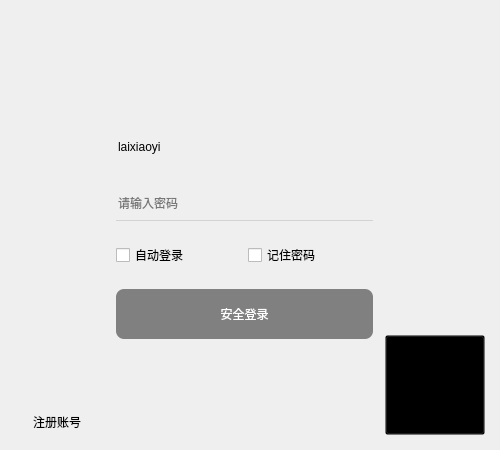
<?xml version="1.0" encoding="UTF-8"?>
<ui version="4.0">
 <class>Form</class>
 <widget class="QWidget" name="Form">
  <property name="geometry">
   <rect>
    <x>0</x>
    <y>0</y>
    <width>500</width>
    <height>450</height>
   </rect>
  </property>
  <property name="minimumSize">
   <size>
    <width>500</width>
    <height>30</height>
   </size>
  </property>
  <property name="maximumSize">
   <size>
    <width>500</width>
    <height>450</height>
   </size>
  </property>
  <property name="windowTitle">
   <string>登录界面</string>
  </property>
  <layout class="QVBoxLayout" name="verticalLayout" stretch="1,3">
   <property name="spacing">
    <number>0</number>
   </property>
   <property name="leftMargin">
    <number>0</number>
   </property>
   <property name="topMargin">
    <number>0</number>
   </property>
   <property name="rightMargin">
    <number>0</number>
   </property>
   <property name="bottomMargin">
    <number>0</number>
   </property>
   <item>
    <widget class="QWidget" name="widget" native="true">
     <layout class="QHBoxLayout" name="horizontalLayout_2" stretch="0,0">
      <property name="spacing">
       <number>0</number>
      </property>
      <property name="leftMargin">
       <number>10</number>
      </property>
      <property name="topMargin">
       <number>10</number>
      </property>
      <property name="rightMargin">
       <number>0</number>
      </property>
      <property name="bottomMargin">
       <number>0</number>
      </property>
      <item>
       <widget class="QLabel" name="loginTopBgLabel">
        <property name="minimumSize">
         <size>
          <width>80</width>
          <height>80</height>
         </size>
        </property>
        <property name="maximumSize">
         <size>
          <width>80</width>
          <height>80</height>
         </size>
        </property>
        <property name="styleSheet">
         <string notr="true">
border-image: url(:/login/images/嫩芽logo.png);</string>
        </property>
        <property name="text">
         <string/>
        </property>
       </widget>
      </item>
      <item>
       <spacer name="horizontalSpacer">
        <property name="orientation">
         <enum>Qt::Horizontal</enum>
        </property>
        <property name="sizeHint" stdset="0">
         <size>
          <width>40</width>
          <height>20</height>
         </size>
        </property>
       </spacer>
      </item>
     </layout>
    </widget>
   </item>
   <item>
    <widget class="QWidget" name="loginBottom" native="true">
     <layout class="QHBoxLayout" name="horizontalLayout" stretch="2,6,2">
      <property name="spacing">
       <number>0</number>
      </property>
      <property name="leftMargin">
       <number>10</number>
      </property>
      <property name="topMargin">
       <number>0</number>
      </property>
      <property name="rightMargin">
       <number>15</number>
      </property>
      <property name="bottomMargin">
       <number>15</number>
      </property>
      <item alignment="Qt::AlignHCenter|Qt::AlignBottom">
       <widget class="QPushButton" name="pushButton">
        <property name="styleSheet">
         <string notr="true">QPushButton{
	
	font: 14pt &quot;楷体&quot;;
}
QPushButton:hover{
	background-color: rgb(72,203,250);
}
QPushButton:pressed{
	background-color: rgb(85,85,255);
}
</string>
        </property>
        <property name="text">
         <string>注册账号</string>
        </property>
        <property name="flat">
         <bool>true</bool>
        </property>
       </widget>
      </item>
      <item>
       <widget class="QWidget" name="widget_5" native="true">
        <property name="minimumSize">
         <size>
          <width>0</width>
          <height>30</height>
         </size>
        </property>
        <layout class="QGridLayout" name="gridLayout">
         <property name="leftMargin">
          <number>12</number>
         </property>
         <property name="topMargin">
          <number>0</number>
         </property>
         <property name="rightMargin">
          <number>12</number>
         </property>
         <property name="bottomMargin">
          <number>80</number>
         </property>
         <item row="0" column="0" colspan="2">
          <widget class="QComboBox" name="accountCb">
           <property name="minimumSize">
            <size>
             <width>0</width>
             <height>35</height>
            </size>
           </property>
           <property name="styleSheet">
            <string notr="true">QComboBox{
	font: 20pt &quot;Forte&quot;;
	background-color:transparent;
	border:none;
	border-buttom:1px solid lightgray;
}
QComboBox::hover{
	border-bottom:1px solid gray;
}
QComboBox::focus{
	border-bottom:1px solid rgb(18,183,245);
}
QComboBox::drop-down{
	background-color:transparent;
 	width:60px;
	height:40px;
}
QComboBox::down-arrow{
	
	
	image: url(:/login/images/向下箭头.png);
	width:60px;
	height:20px;
}
QComboBox QAbstractItemView{
	min-height:60px;
}
QComboBox QAbstractItemView:item{
	color:lightblue;
}</string>
           </property>
           <property name="editable">
            <bool>true</bool>
           </property>
           <item>
            <property name="text">
             <string>laixiaoyi</string>
            </property>
            <property name="icon">
             <iconset resource="../images.qrc">
              <normaloff>:/login/images/宇智波鼬.jpg</normaloff>:/login/images/宇智波鼬.jpg</iconset>
            </property>
           </item>
           <item>
            <property name="text">
             <string>louis_lai</string>
            </property>
            <property name="icon">
             <iconset resource="../images.qrc">
              <normaloff>:/login/images/宇智波鼬.jpg</normaloff>:/login/images/宇智波鼬.jpg</iconset>
            </property>
           </item>
          </widget>
         </item>
         <item row="1" column="0" colspan="2">
          <widget class="QLineEdit" name="pwdEdit">
           <property name="minimumSize">
            <size>
             <width>0</width>
             <height>35</height>
            </size>
           </property>
           <property name="styleSheet">
            <string notr="true">QLineEdit{
	border:none;
	border-bottom:1px solid lightgray;
	font: 20pt &quot;Forte&quot;;
	background-color:transparent;

}
QLineEdit:hover{
	border-bottom:1px solid gray;
}
QLineEdit:focus{
	border-bottom:1px solid rgb(18,183,245);
}</string>
           </property>
           <property name="echoMode">
            <enum>QLineEdit::Password</enum>
           </property>
           <property name="placeholderText">
            <string>请输入密码</string>
           </property>
           <property name="clearButtonEnabled">
            <bool>true</bool>
           </property>
          </widget>
         </item>
         <item row="2" column="0">
          <widget class="QCheckBox" name="autoLoginCb">
           <property name="text">
            <string>自动登录</string>
           </property>
          </widget>
         </item>
         <item row="2" column="1">
          <widget class="QCheckBox" name="remmeberPwdCb">
           <property name="text">
            <string>记住密码</string>
           </property>
          </widget>
         </item>
         <item row="3" column="0" colspan="2">
          <widget class="QPushButton" name="loginBtn">
           <property name="enabled">
            <bool>false</bool>
           </property>
           <property name="minimumSize">
            <size>
             <width>0</width>
             <height>50</height>
            </size>
           </property>
           <property name="styleSheet">
            <string notr="true">QPushButton{
	background-color: rgb(33,174,250);
	border-radius:8px;
	color:white;
}
QPushButton:hover{
	background-color: rgb(72,203,250);
}
QPushButton:pressed{
	background-color: rgb(85,85,255);
}
QPushButton:disabled{
	background-color: gray;
}</string>
           </property>
           <property name="text">
            <string>安全登录</string>
           </property>
           <property name="icon">
            <iconset resource="../images.qrc">
             <normaloff>:/login/images/好护盾.png</normaloff>:/login/images/好护盾.png</iconset>
           </property>
           <property name="iconSize">
            <size>
             <width>32</width>
             <height>32</height>
            </size>
           </property>
          </widget>
         </item>
        </layout>
       </widget>
      </item>
      <item alignment="Qt::AlignHCenter|Qt::AlignBottom">
       <widget class="QPushButton" name="pushButton_2">
        <property name="minimumSize">
         <size>
          <width>100</width>
          <height>100</height>
         </size>
        </property>
        <property name="maximumSize">
         <size>
          <width>100</width>
          <height>100</height>
         </size>
        </property>
        <property name="styleSheet">
         <string notr="true">background-color:transparent;
border-image: url(:/login/images/二维码.jpeg);</string>
        </property>
        <property name="text">
         <string/>
        </property>
       </widget>
      </item>
     </layout>
    </widget>
   </item>
  </layout>
 </widget>
 <resources>
  <include location="../images.qrc"/>
 </resources>
 <connections>
  <connection>
   <sender>pushButton</sender>
   <signal>clicked()</signal>
   <receiver>Form</receiver>
   <slot>show_register_pane()</slot>
   <hints>
    <hint type="sourcelabel">
     <x>56</x>
     <y>421</y>
    </hint>
    <hint type="destinationlabel">
     <x>-46</x>
     <y>423</y>
    </hint>
   </hints>
  </connection>
  <connection>
   <sender>pushButton_2</sender>
   <signal>clicked()</signal>
   <receiver>Form</receiver>
   <slot>open_link()</slot>
   <hints>
    <hint type="sourcelabel">
     <x>450</x>
     <y>385</y>
    </hint>
    <hint type="destinationlabel">
     <x>524</x>
     <y>389</y>
    </hint>
   </hints>
  </connection>
  <connection>
   <sender>accountCb</sender>
   <signal>editTextChanged(QString)</signal>
   <receiver>Form</receiver>
   <slot>enable_login_btn()</slot>
   <hints>
    <hint type="sourcelabel">
     <x>291</x>
     <y>146</y>
    </hint>
    <hint type="destinationlabel">
     <x>541</x>
     <y>152</y>
    </hint>
   </hints>
  </connection>
  <connection>
   <sender>pwdEdit</sender>
   <signal>textChanged(QString)</signal>
   <receiver>Form</receiver>
   <slot>enable_login_btn()</slot>
   <hints>
    <hint type="sourcelabel">
     <x>301</x>
     <y>205</y>
    </hint>
    <hint type="destinationlabel">
     <x>533</x>
     <y>208</y>
    </hint>
   </hints>
  </connection>
  <connection>
   <sender>loginBtn</sender>
   <signal>clicked()</signal>
   <receiver>Form</receiver>
   <slot>check_login()</slot>
   <hints>
    <hint type="sourcelabel">
     <x>316</x>
     <y>320</y>
    </hint>
    <hint type="destinationlabel">
     <x>543</x>
     <y>306</y>
    </hint>
   </hints>
  </connection>
  <connection>
   <sender>autoLoginCb</sender>
   <signal>clicked(bool)</signal>
   <receiver>Form</receiver>
   <slot>auto_login()</slot>
   <hints>
    <hint type="sourcelabel">
     <x>172</x>
     <y>255</y>
    </hint>
    <hint type="destinationlabel">
     <x>-34</x>
     <y>254</y>
    </hint>
   </hints>
  </connection>
  <connection>
   <sender>remmeberPwdCb</sender>
   <signal>clicked(bool)</signal>
   <receiver>Form</receiver>
   <slot>remember_pwd()</slot>
   <hints>
    <hint type="sourcelabel">
     <x>306</x>
     <y>258</y>
    </hint>
    <hint type="destinationlabel">
     <x>656</x>
     <y>254</y>
    </hint>
   </hints>
  </connection>
 </connections>
 <slots>
  <slot>show_register_pane()</slot>
  <slot>open_link()</slot>
  <slot>enable_login_btn()</slot>
  <slot>check_login()</slot>
  <slot>auto_login()</slot>
  <slot>remember_pwd()</slot>
 </slots>
</ui>
